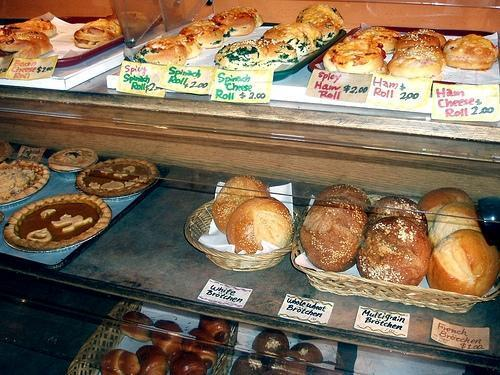
#> input picture images/original/bread.jpg, 500 x 375 px, given in place of bread.png, which was not available
$ python crop_image.py
#> lines starting #> are read from the running program, lines starting #| are printed output that depends on the picture
from PIL import Image
import os.path

IMG_DIR = '../images/'
PREDICTED_DIR = 'image_predicted/'
CROPPED_DIR = 'cropped/'

TYPES = ['', 'new_', 'darken_', 'darken_kernel_', 'kernel_', 'kernel_darken_',
		'pure_darken_', 'contrast_50_', 'contrast_100_']
IMAGES = ['bread.png', 'house.png', 'kitchen_table.png', 'mountain.png',
		'park.png', 'pool.png', 'shoes.png', 'sofa.png', 'street.png']

def cropImage(img):
#> called with img = '../images/image_predicted/bread.png'
	img = Image.open(img)
#> img is the input picture: PIL image 500x375 RGB; mean R, G, B 130.9, 110.1, 86.9
	w, h = img.size
#> w = 500; h = 375
	cropped_img = img.crop((w/2, 0, w, h))
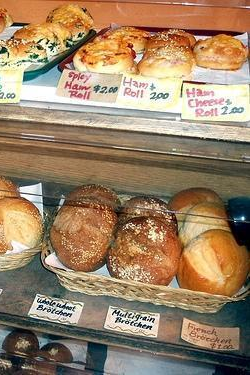
#> cropped_img: PIL image 250x375 RGB; mean R, G, B 155.2, 130.4, 102.5
	return cropped_img

def cropAll():
	IMG_FOLDER = IMG_DIR + PREDICTED_DIR
	SAVED_FOLDER = IMG_DIR + CROPPED_DIR

	for i in IMAGES:
		for t in TYPES:
			img = t + i
			img_path = IMG_FOLDER + img
			if not os.path.isfile(img_path):
				print (t+i + ' does not exist!')
			else:
				cropped_img = cropImage(img_path)
				cropped_img.save(SAVED_FOLDER + img)

		print ('finished ' + i[0:-4])
#> pass 2 of the loop in cropAll, `for i in IMAGES:`:
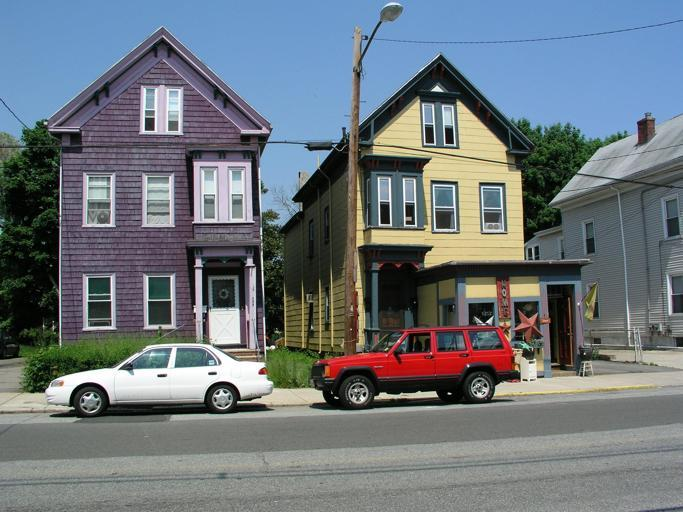
#> input picture images/original/house.jpg, 683 x 512 px, given in place of house.png, which was not available
#> in cropImage, img is the input picture: PIL image 683x512 RGB; mean R, G, B 108.6, 117.2, 123.5
#> in cropImage (call 2), `cropped_img = img.crop((w/2, 0, w, h))`:
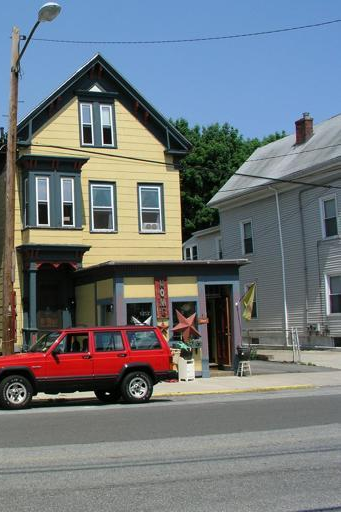
#> cropped_img: PIL image 341x512 RGB; mean R, G, B 112.3, 119.1, 123.5
#> pass 3 of the loop in cropAll, `for i in IMAGES:`:
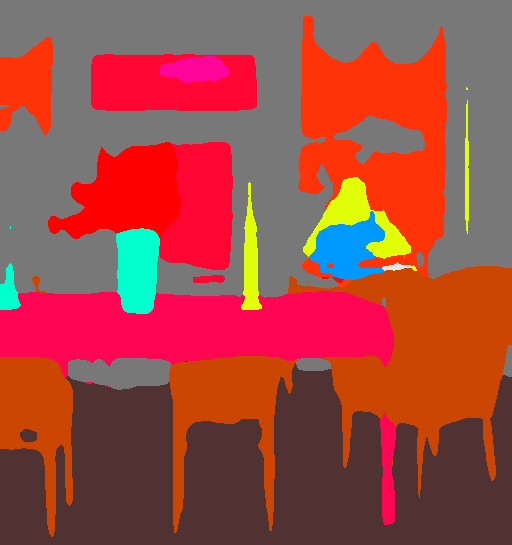
#> input picture images/cropped/kitchen_table.png, 512 x 545 px, found by its file name
#> in cropImage, img is the input picture: PIL image 512x545 RGB; mean R, G, B 158.7, 74.7, 67.2
#> in cropImage (call 3), `cropped_img = img.crop((w/2, 0, w, h))`:
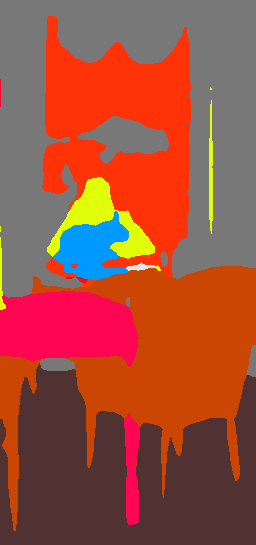
#> cropped_img: PIL image 256x545 RGB; mean R, G, B 157.5, 80.3, 61.9
#> the loop made 9 passes; the first 3 are shown

cropAll()
